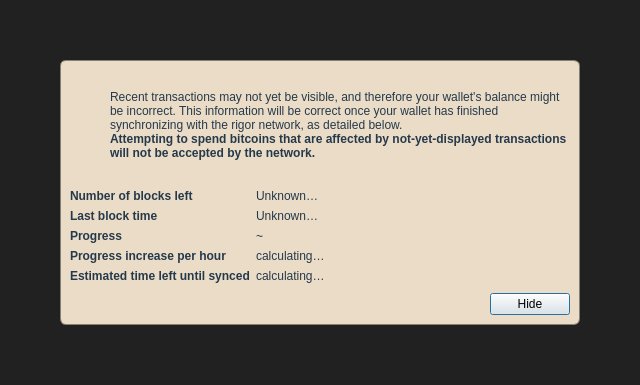
<?xml version="1.0" encoding="UTF-8"?>
<ui version="4.0">
 <class>ModalOverlay</class>
 <widget class="QWidget" name="ModalOverlay">
  <property name="geometry">
   <rect>
    <x>0</x>
    <y>0</y>
    <width>640</width>
    <height>385</height>
   </rect>
  </property>
  <property name="windowTitle">
   <string>Form</string>
  </property>
  <layout class="QVBoxLayout" name="verticalLayout" stretch="0">
   <property name="sizeConstraint">
    <enum>QLayout::SetDefaultConstraint</enum>
   </property>
   <property name="leftMargin">
    <number>0</number>
   </property>
   <property name="topMargin">
    <number>0</number>
   </property>
   <property name="rightMargin">
    <number>0</number>
   </property>
   <property name="bottomMargin">
    <number>0</number>
   </property>
   <item>
    <widget class="QWidget" name="bgWidget" native="true">
     <property name="styleSheet">
      <string notr="true">#bgWidget { background: rgba(0,0,0,220); }</string>
     </property>
     <layout class="QVBoxLayout" name="verticalLayoutMain" stretch="1">
      <property name="leftMargin">
       <number>60</number>
      </property>
      <property name="topMargin">
       <number>60</number>
      </property>
      <property name="rightMargin">
       <number>60</number>
      </property>
      <property name="bottomMargin">
       <number>60</number>
      </property>
      <item>
       <widget class="QWidget" name="contentWidget" native="true">
        <property name="styleSheet">
         <string notr="true">#contentWidget { background: #EADCC6; border: 1px solid #8A7E6C; border-radius: 6px; }

QLabel { color: #26394B;  }</string>
        </property>
        <layout class="QVBoxLayout" name="verticalLayoutSub" stretch="1,0,0,0">
         <property name="spacing">
          <number>0</number>
         </property>
         <property name="leftMargin">
          <number>10</number>
         </property>
         <property name="topMargin">
          <number>10</number>
         </property>
         <property name="rightMargin">
          <number>10</number>
         </property>
         <property name="bottomMargin">
          <number>10</number>
         </property>
         <item>
          <layout class="QHBoxLayout" name="horizontalLayoutIconText" stretch="0,1">
           <property name="topMargin">
            <number>20</number>
           </property>
           <item>
            <layout class="QVBoxLayout" name="verticalLayoutIcon">
             <property name="leftMargin">
              <number>0</number>
             </property>
             <item>
              <widget class="QPushButton" name="warningIcon">
               <property name="enabled">
                <bool>false</bool>
               </property>
               <property name="text">
                <string/>
               </property>
               <property name="icon">
                <iconset>
                 <normaloff>:/icons/warning</normaloff>
                 <disabledoff>:/icons/warning</disabledoff>:/icons/warning</iconset>
               </property>
               <property name="iconSize">
                <size>
                 <width>48</width>
                 <height>48</height>
                </size>
               </property>
               <property name="flat">
                <bool>true</bool>
               </property>
              </widget>
             </item>
             <item>
              <spacer name="verticalSpacerWarningIcon">
               <property name="orientation">
                <enum>Qt::Vertical</enum>
               </property>
               <property name="sizeHint" stdset="0">
                <size>
                 <width>20</width>
                 <height>40</height>
                </size>
               </property>
              </spacer>
             </item>
            </layout>
           </item>
           <item>
            <layout class="QVBoxLayout" name="verticalLayoutInfoText">
             <property name="leftMargin">
              <number>0</number>
             </property>
             <property name="topMargin">
              <number>0</number>
             </property>
             <item>
              <widget class="QLabel" name="infoText">
               <property name="text">
                <string>Recent transactions may not yet be visible, and therefore your wallet's balance might be incorrect. This information will be correct once your wallet has finished synchronizing with the rigor network, as detailed below.</string>
               </property>
               <property name="textFormat">
                <enum>Qt::RichText</enum>
               </property>
               <property name="wordWrap">
                <bool>true</bool>
               </property>
              </widget>
             </item>
             <item>
              <widget class="QLabel" name="infoTextStrong">
               <property name="font">
                <font>
                 <weight>75</weight>
                 <bold>true</bold>
                </font>
               </property>
               <property name="text">
                <string>Attempting to spend bitcoins that are affected by not-yet-displayed transactions will not be accepted by the network.</string>
               </property>
               <property name="textFormat">
                <enum>Qt::RichText</enum>
               </property>
               <property name="wordWrap">
                <bool>true</bool>
               </property>
              </widget>
             </item>
             <item>
              <spacer name="verticalSpacerInTextSpace">
               <property name="orientation">
                <enum>Qt::Vertical</enum>
               </property>
               <property name="sizeHint" stdset="0">
                <size>
                 <width>20</width>
                 <height>40</height>
                </size>
               </property>
              </spacer>
             </item>
            </layout>
           </item>
          </layout>
         </item>
         <item>
          <spacer name="verticalSpacerAfterText">
           <property name="orientation">
            <enum>Qt::Vertical</enum>
           </property>
           <property name="sizeHint" stdset="0">
            <size>
             <width>20</width>
             <height>40</height>
            </size>
           </property>
          </spacer>
         </item>
         <item>
          <layout class="QFormLayout" name="formLayout">
           <property name="fieldGrowthPolicy">
            <enum>QFormLayout::FieldsStayAtSizeHint</enum>
           </property>
           <property name="horizontalSpacing">
            <number>6</number>
           </property>
           <property name="verticalSpacing">
            <number>6</number>
           </property>
           <property name="topMargin">
            <number>10</number>
           </property>
           <item row="0" column="0">
            <widget class="QLabel" name="labelNumberOfBlocksLeft">
             <property name="font">
              <font>
               <weight>75</weight>
               <bold>true</bold>
              </font>
             </property>
             <property name="text">
              <string>Number of blocks left</string>
             </property>
            </widget>
           </item>
           <item row="0" column="1">
            <widget class="QLabel" name="numberOfBlocksLeft">
             <property name="text">
              <string>Unknown…</string>
             </property>
            </widget>
           </item>
           <item row="1" column="0">
            <widget class="QLabel" name="labelLastBlockTime">
             <property name="font">
              <font>
               <weight>75</weight>
               <bold>true</bold>
              </font>
             </property>
             <property name="text">
              <string>Last block time</string>
             </property>
            </widget>
           </item>
           <item row="1" column="1">
            <widget class="QLabel" name="newestBlockDate">
             <property name="sizePolicy">
              <sizepolicy hsizetype="Maximum" vsizetype="Preferred">
               <horstretch>0</horstretch>
               <verstretch>0</verstretch>
              </sizepolicy>
             </property>
             <property name="text">
              <string>Unknown…</string>
             </property>
            </widget>
           </item>
           <item row="2" column="0">
            <widget class="QLabel" name="labelSyncDone">
             <property name="font">
              <font>
               <weight>75</weight>
               <bold>true</bold>
              </font>
             </property>
             <property name="text">
              <string>Progress</string>
             </property>
            </widget>
           </item>
           <item row="2" column="1">
            <layout class="QHBoxLayout" name="horizontalLayoutSync" stretch="0,1">
             <item>
              <widget class="QLabel" name="percentageProgress">
               <property name="text">
                <string notr="true">~</string>
               </property>
              </widget>
             </item>
            </layout>
           </item>
           <item row="4" column="0">
            <widget class="QLabel" name="labelProgressIncrease">
             <property name="font">
              <font>
               <weight>75</weight>
               <bold>true</bold>
              </font>
             </property>
             <property name="text">
              <string>Progress increase per hour</string>
             </property>
            </widget>
           </item>
           <item row="4" column="1">
            <widget class="QLabel" name="progressIncreasePerH">
             <property name="text">
              <string>calculating…</string>
             </property>
            </widget>
           </item>
           <item row="5" column="0">
            <widget class="QLabel" name="labelEstimatedTimeLeft">
             <property name="font">
              <font>
               <weight>75</weight>
               <bold>true</bold>
              </font>
             </property>
             <property name="text">
              <string>Estimated time left until synced</string>
             </property>
            </widget>
           </item>
           <item row="5" column="1">
            <widget class="QLabel" name="expectedTimeLeft">
             <property name="text">
              <string>calculating…</string>
             </property>
            </widget>
           </item>
          </layout>
         </item>
         <item>
          <layout class="QHBoxLayout" name="horizontalLayoutButtons">
           <property name="leftMargin">
            <number>10</number>
           </property>
           <property name="topMargin">
            <number>10</number>
           </property>
           <item>
            <spacer name="horizontalSpacer">
             <property name="orientation">
              <enum>Qt::Horizontal</enum>
             </property>
             <property name="sizeHint" stdset="0">
              <size>
               <width>40</width>
               <height>20</height>
              </size>
             </property>
            </spacer>
           </item>
           <item>
            <widget class="QPushButton" name="closeButton">
             <property name="text">
              <string>Hide</string>
             </property>
             <property name="shortcut">
              <string>Esc</string>
             </property>
             <property name="focusPolicy">
              <enum>Qt::StrongFocus</enum>
             </property>
             <property name="default">
              <bool>true</bool>
             </property>
            </widget>
           </item>
          </layout>
         </item>
        </layout>
       </widget>
      </item>
     </layout>
    </widget>
   </item>
  </layout>
 </widget>
 <resources/>
 <connections/>
</ui>
